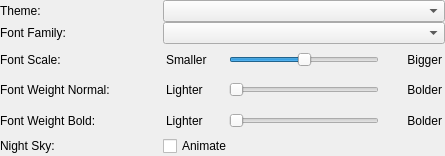
<?xml version="1.0" encoding="UTF-8"?>
<ui version="4.0">
 <class>AppearanceWidget</class>
 <widget class="QWidget" name="AppearanceWidget">
  <property name="geometry">
   <rect>
    <x>0</x>
    <y>0</y>
    <width>445</width>
    <height>156</height>
   </rect>
  </property>
  <property name="sizePolicy">
   <sizepolicy hsizetype="Expanding" vsizetype="Expanding">
    <horstretch>0</horstretch>
    <verstretch>0</verstretch>
   </sizepolicy>
  </property>
  <layout class="QVBoxLayout" name="verticalLayout">
   <property name="leftMargin">
    <number>0</number>
   </property>
   <property name="topMargin">
    <number>0</number>
   </property>
   <property name="rightMargin">
    <number>0</number>
   </property>
   <property name="bottomMargin">
    <number>0</number>
   </property>
   <item>
    <layout class="QGridLayout" name="gridLayout" columnstretch="1,0,1" columnminimumwidth="1,0,1">
     <property name="sizeConstraint">
      <enum>QLayout::SetDefaultConstraint</enum>
     </property>
     <property name="spacing">
      <number>0</number>
     </property>
     <item row="3" column="2">
      <layout class="QHBoxLayout" name="hLayoutNormal">
       <property name="sizeConstraint">
        <enum>QLayout::SetFixedSize</enum>
       </property>
       <item>
        <widget class="QLabel" name="lblLighterNormal">
         <property name="minimumSize">
          <size>
           <width>60</width>
           <height>0</height>
          </size>
         </property>
         <property name="maximumSize">
          <size>
           <width>60</width>
           <height>16777215</height>
          </size>
         </property>
         <property name="text">
          <string>Lighter</string>
         </property>
         <property name="alignment">
          <set>Qt::AlignLeading|Qt::AlignLeft|Qt::AlignVCenter</set>
         </property>
        </widget>
       </item>
       <item>
        <widget class="QSlider" name="fontWeightNormalSlider">
         <property name="sizePolicy">
          <sizepolicy hsizetype="Expanding" vsizetype="Fixed">
           <horstretch>0</horstretch>
           <verstretch>0</verstretch>
          </sizepolicy>
         </property>
         <property name="minimumSize">
          <size>
           <width>150</width>
           <height>0</height>
          </size>
         </property>
         <property name="maximumSize">
          <size>
           <width>150</width>
           <height>16777215</height>
          </size>
         </property>
         <property name="minimum">
          <number>0</number>
         </property>
         <property name="maximum">
          <number>5</number>
         </property>
         <property name="value">
          <number>0</number>
         </property>
         <property name="orientation">
          <enum>Qt::Horizontal</enum>
         </property>
        </widget>
       </item>
       <item>
        <widget class="QLabel" name="lblBolderNormal">
         <property name="minimumSize">
          <size>
           <width>60</width>
           <height>0</height>
          </size>
         </property>
         <property name="maximumSize">
          <size>
           <width>60</width>
           <height>16777215</height>
          </size>
         </property>
         <property name="text">
          <string>Bolder</string>
         </property>
         <property name="alignment">
          <set>Qt::AlignRight|Qt::AlignTrailing|Qt::AlignVCenter</set>
         </property>
        </widget>
       </item>
      </layout>
     </item>
     <item row="3" column="0">
      <widget class="QLabel" name="lblFontWeightNormal">
       <property name="minimumSize">
        <size>
         <width>0</width>
         <height>0</height>
        </size>
       </property>
       <property name="text">
        <string>Font Weight Normal:</string>
       </property>
      </widget>
     </item>
     <item row="2" column="2">
      <layout class="QHBoxLayout" name="hLayoutScale">
       <property name="sizeConstraint">
        <enum>QLayout::SetFixedSize</enum>
       </property>
       <item>
        <widget class="QLabel" name="lblSmaller">
         <property name="minimumSize">
          <size>
           <width>60</width>
           <height>0</height>
          </size>
         </property>
         <property name="maximumSize">
          <size>
           <width>60</width>
           <height>16777215</height>
          </size>
         </property>
         <property name="text">
          <string>Smaller</string>
         </property>
         <property name="alignment">
          <set>Qt::AlignLeading|Qt::AlignLeft|Qt::AlignVCenter</set>
         </property>
        </widget>
       </item>
       <item>
        <widget class="QSlider" name="fontScaleSlider">
         <property name="sizePolicy">
          <sizepolicy hsizetype="Expanding" vsizetype="Fixed">
           <horstretch>0</horstretch>
           <verstretch>0</verstretch>
          </sizepolicy>
         </property>
         <property name="minimumSize">
          <size>
           <width>150</width>
           <height>0</height>
          </size>
         </property>
         <property name="maximumSize">
          <size>
           <width>150</width>
           <height>16777215</height>
          </size>
         </property>
         <property name="minimum">
          <number>-30</number>
         </property>
         <property name="maximum">
          <number>30</number>
         </property>
         <property name="singleStep">
          <number>10</number>
         </property>
         <property name="pageStep">
          <number>0</number>
         </property>
         <property name="orientation">
          <enum>Qt::Horizontal</enum>
         </property>
         <property name="tickPosition">
          <enum>QSlider::NoTicks</enum>
         </property>
         <property name="tickInterval">
          <number>3</number>
         </property>
        </widget>
       </item>
       <item>
        <widget class="QLabel" name="lblBigger">
         <property name="minimumSize">
          <size>
           <width>60</width>
           <height>0</height>
          </size>
         </property>
         <property name="maximumSize">
          <size>
           <width>60</width>
           <height>16777215</height>
          </size>
         </property>
         <property name="text">
          <string>Bigger</string>
         </property>
         <property name="alignment">
          <set>Qt::AlignRight|Qt::AlignTrailing|Qt::AlignVCenter</set>
         </property>
        </widget>
       </item>
      </layout>
     </item>
     <item row="2" column="0">
      <widget class="QLabel" name="lblFontScale">
       <property name="minimumSize">
        <size>
         <width>0</width>
         <height>0</height>
        </size>
       </property>
       <property name="text">
        <string>Font Scale:</string>
       </property>
      </widget>
     </item>
     <item row="1" column="2">
      <layout class="QVBoxLayout" name="vLayoutFamily">
       <property name="sizeConstraint">
        <enum>QLayout::SetFixedSize</enum>
       </property>
       <item>
        <widget class="QComboBox" name="fontFamily">
         <property name="minimumSize">
          <size>
           <width>282</width>
           <height>0</height>
          </size>
         </property>
         <property name="maximumSize">
          <size>
           <width>282</width>
           <height>16777215</height>
          </size>
         </property>
        </widget>
       </item>
      </layout>
     </item>
     <item row="1" column="0">
      <widget class="QLabel" name="lblFontFamily">
       <property name="minimumSize">
        <size>
         <width>0</width>
         <height>0</height>
        </size>
       </property>
       <property name="text">
        <string>Font Family:</string>
       </property>
      </widget>
     </item>
     <item row="0" column="2">
      <layout class="QVBoxLayout" name="vLayoutTheme">
       <property name="sizeConstraint">
        <enum>QLayout::SetFixedSize</enum>
       </property>
       <item>
        <widget class="QComboBox" name="theme">
         <property name="minimumSize">
          <size>
           <width>282</width>
           <height>0</height>
          </size>
         </property>
         <property name="maximumSize">
          <size>
           <width>282</width>
           <height>16777215</height>
          </size>
         </property>
        </widget>
       </item>
      </layout>
     </item>
     <item row="0" column="0">
      <widget class="QLabel" name="lblTheme">
       <property name="minimumSize">
        <size>
         <width>0</width>
         <height>0</height>
        </size>
       </property>
       <property name="text">
        <string>Theme:</string>
       </property>
      </widget>
     </item>
     <item row="4" column="0">
      <widget class="QLabel" name="lblFontWeightBold">
       <property name="minimumSize">
        <size>
         <width>0</width>
         <height>0</height>
        </size>
       </property>
       <property name="text">
        <string>Font Weight Bold:</string>
       </property>
      </widget>
     </item>
     <item row="4" column="2">
      <layout class="QHBoxLayout" name="hLayoutBold">
       <property name="sizeConstraint">
        <enum>QLayout::SetFixedSize</enum>
       </property>
       <item>
        <widget class="QLabel" name="lblLighterBold">
         <property name="minimumSize">
          <size>
           <width>60</width>
           <height>0</height>
          </size>
         </property>
         <property name="maximumSize">
          <size>
           <width>60</width>
           <height>16777215</height>
          </size>
         </property>
         <property name="text">
          <string>Lighter</string>
         </property>
         <property name="alignment">
          <set>Qt::AlignLeading|Qt::AlignLeft|Qt::AlignVCenter</set>
         </property>
        </widget>
       </item>
       <item>
        <widget class="QSlider" name="fontWeightBoldSlider">
         <property name="sizePolicy">
          <sizepolicy hsizetype="Expanding" vsizetype="Fixed">
           <horstretch>0</horstretch>
           <verstretch>0</verstretch>
          </sizepolicy>
         </property>
         <property name="minimumSize">
          <size>
           <width>150</width>
           <height>0</height>
          </size>
         </property>
         <property name="maximumSize">
          <size>
           <width>150</width>
           <height>16777215</height>
          </size>
         </property>
         <property name="minimum">
          <number>3</number>
         </property>
         <property name="maximum">
          <number>8</number>
         </property>
         <property name="value">
          <number>3</number>
         </property>
         <property name="orientation">
          <enum>Qt::Horizontal</enum>
         </property>
        </widget>
       </item>
       <item>
        <widget class="QLabel" name="lblBolderBold">
         <property name="minimumSize">
          <size>
           <width>60</width>
           <height>0</height>
          </size>
         </property>
         <property name="maximumSize">
          <size>
           <width>60</width>
           <height>16777215</height>
          </size>
         </property>
         <property name="text">
          <string>Bolder</string>
         </property>
         <property name="alignment">
          <set>Qt::AlignRight|Qt::AlignTrailing|Qt::AlignVCenter</set>
         </property>
        </widget>
       </item>
      </layout>
     </item>
     <item row="0" column="1">
      <spacer name="horizontalSpacer">
       <property name="orientation">
        <enum>Qt::Horizontal</enum>
       </property>
       <property name="sizeHint" stdset="0">
        <size>
         <width>2</width>
         <height>20</height>
        </size>
       </property>
      </spacer>
     </item>
     <item row="1" column="1">
      <spacer name="horizontalSpacer_2">
       <property name="orientation">
        <enum>Qt::Horizontal</enum>
       </property>
       <property name="sizeHint" stdset="0">
        <size>
         <width>2</width>
         <height>20</height>
        </size>
       </property>
      </spacer>
     </item>
     <item row="2" column="1">
      <spacer name="horizontalSpacer_3">
       <property name="orientation">
        <enum>Qt::Horizontal</enum>
       </property>
       <property name="sizeHint" stdset="0">
        <size>
         <width>2</width>
         <height>20</height>
        </size>
       </property>
      </spacer>
     </item>
     <item row="3" column="1">
      <spacer name="horizontalSpacer_4">
       <property name="orientation">
        <enum>Qt::Horizontal</enum>
       </property>
       <property name="sizeHint" stdset="0">
        <size>
         <width>2</width>
         <height>20</height>
        </size>
       </property>
      </spacer>
     </item>
     <item row="4" column="1">
      <spacer name="horizontalSpacer_5">
       <property name="orientation">
        <enum>Qt::Horizontal</enum>
       </property>
       <property name="sizeHint" stdset="0">
        <size>
         <width>2</width>
         <height>20</height>
        </size>
       </property>
      </spacer>
     </item>
     <item row="5" column="0">
      <widget class="QLabel" name="lblNightSky">
       <property name="minimumSize">
        <size>
         <width>0</width>
         <height>0</height>
        </size>
       </property>
       <property name="text">
        <string>Night Sky:</string>
       </property>
      </widget>
     </item>
     <item row="5" column="1">
      <spacer name="horizontalSpacer_6">
       <property name="orientation">
        <enum>Qt::Horizontal</enum>
       </property>
       <property name="sizeHint" stdset="0">
        <size>
         <width>2</width>
         <height>20</height>
        </size>
       </property>
      </spacer>
     </item>
     <item row="5" column="2">
      <widget class="QCheckBox" name="animateNightSky">
       <property name="toolTip">
        <string>Let a few of the faintest stars in the Abyss background breathe. Turning this off keeps the sky and stops the movement.</string>
       </property>
       <property name="text">
        <string>Animate</string>
       </property>
      </widget>
     </item>
    </layout>
   </item>
  </layout>
 </widget>
 <resources/>
 <connections/>
</ui>
